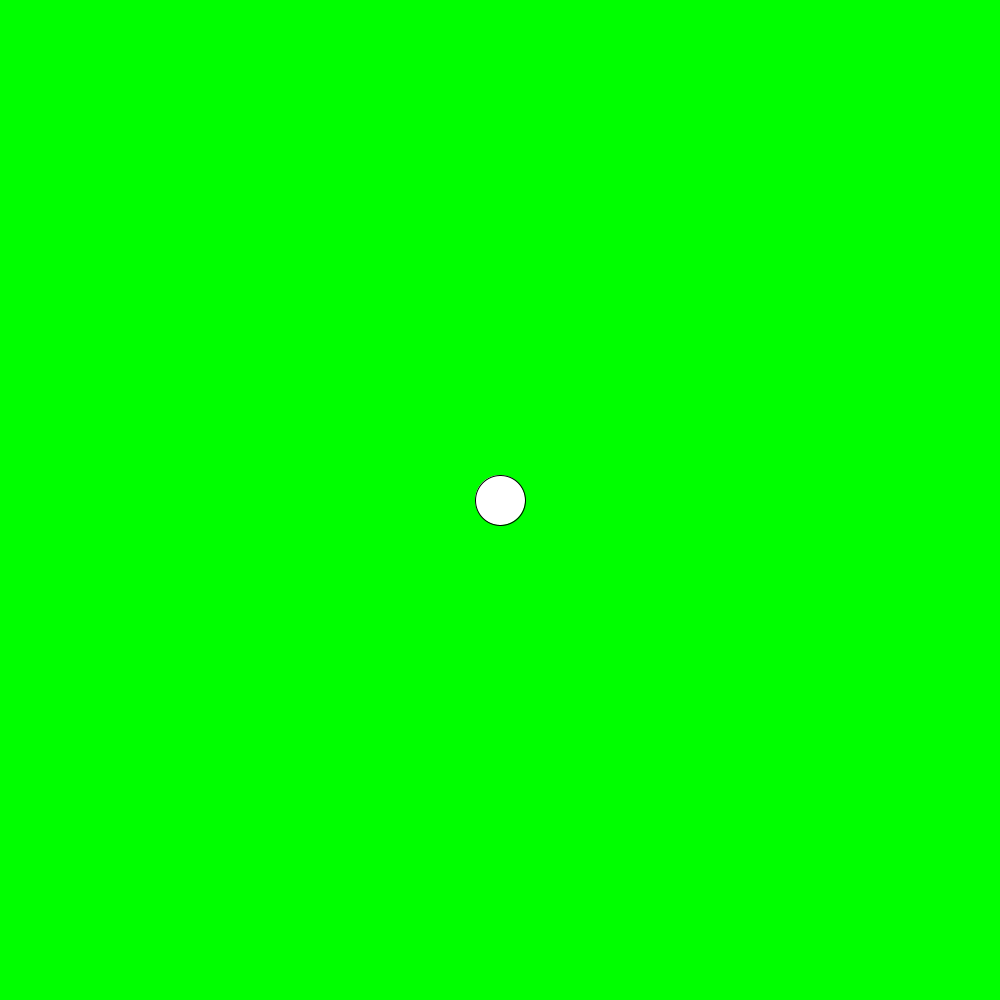
Frame 1 (no input)
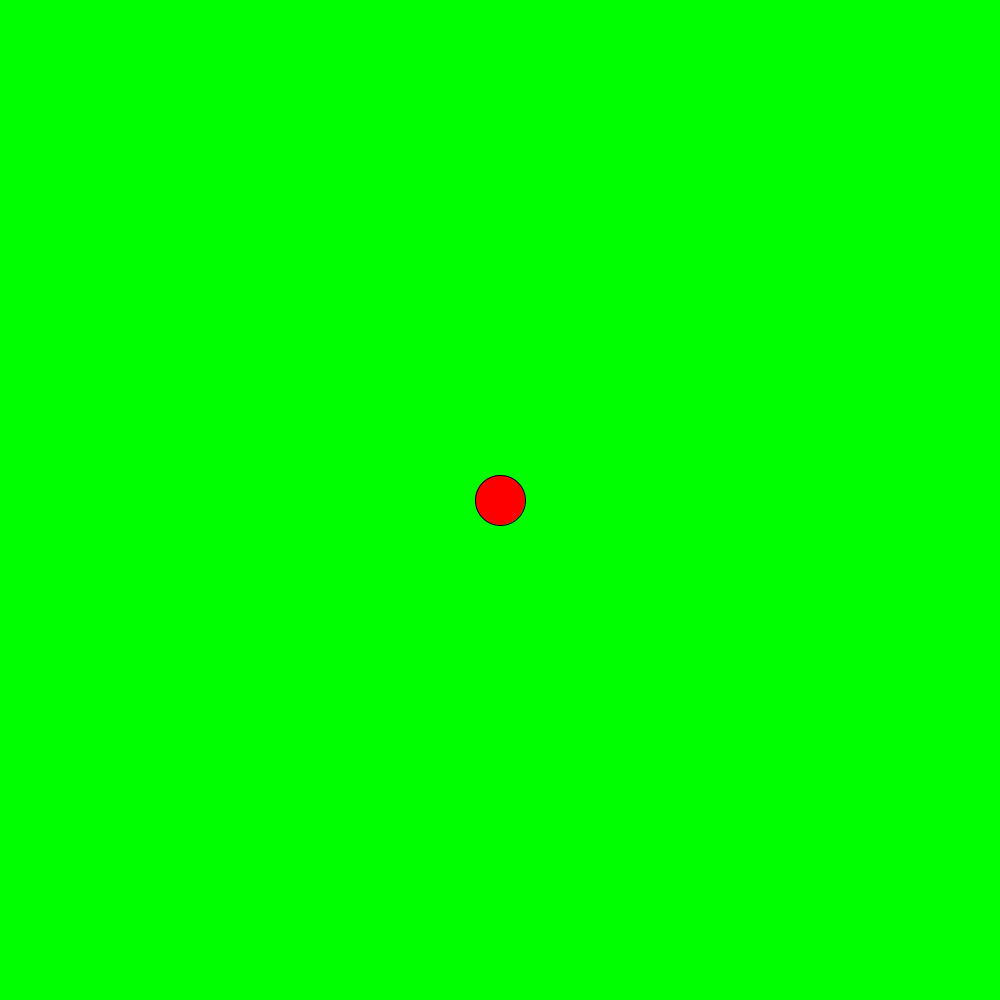
Frame 60 (the mouse pressed at the canvas centre just before this capture)
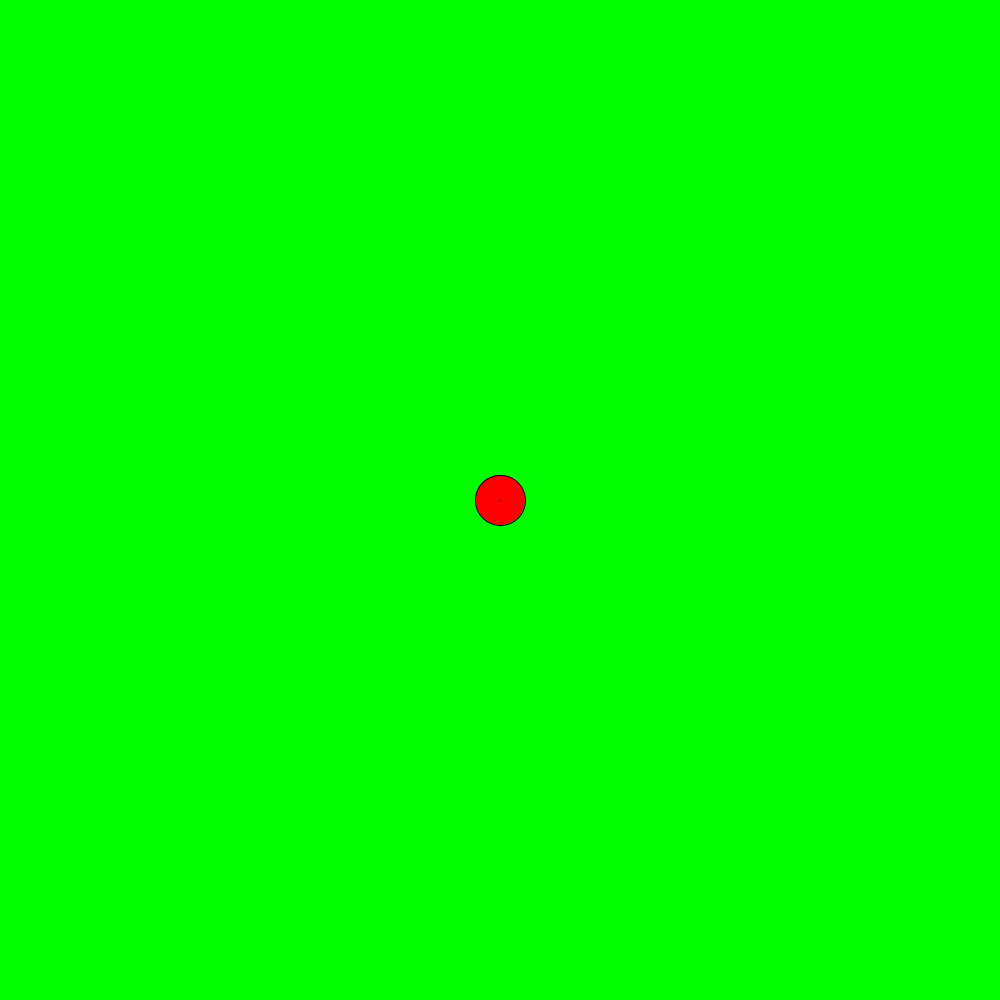
Frame 120 (the mouse held since frame 60 and released just before this capture)

The Processing sketch that drew these frames (run headless with seeded random() and noise(); from frame 60 on, the mouse is pressed at the canvas centre):

// Processing sketch: Assignment3
// ── Assignment3.pde
PVector pos = new PVector();
PVector dir = new PVector();
float speed = 0.05;
float size = 50;

void setup() 
{
    size(1000, 1000);
    pos.x = width/2;
    pos.y = height/2;
}
void draw()
{
    background(0, 255, 0);
    pos.add(dir);
    ellipse(pos.x, pos.y, size, size);
    fill(255, 0, 0);
    bounce();

    if (mousePressed == true)
    {
        line(pos.x, pos.y, mouseX, mouseY);
    }
}
void bounce()
{
    //Change ball direction at edge
    if (pos.x <= 0 || pos.x >= width)
    {
        dir.x = dir.x * -1;
    }
    if (pos.y <= 0 || pos.y >= height)
    {
        dir.y = dir.y * -1;
    }
}
void mousePressed()
{
    pos.x = mouseX;
    pos.y = mouseY;
    //stop the ball
    dir.x = 0;
    dir.y = 0;
}
void mouseReleased() 
{
    //Get input, calculate new direction and speed
    PVector input = new PVector(mouseX, mouseY);
    dir = input.sub(pos);
    dir = dir.mult(speed);
}
